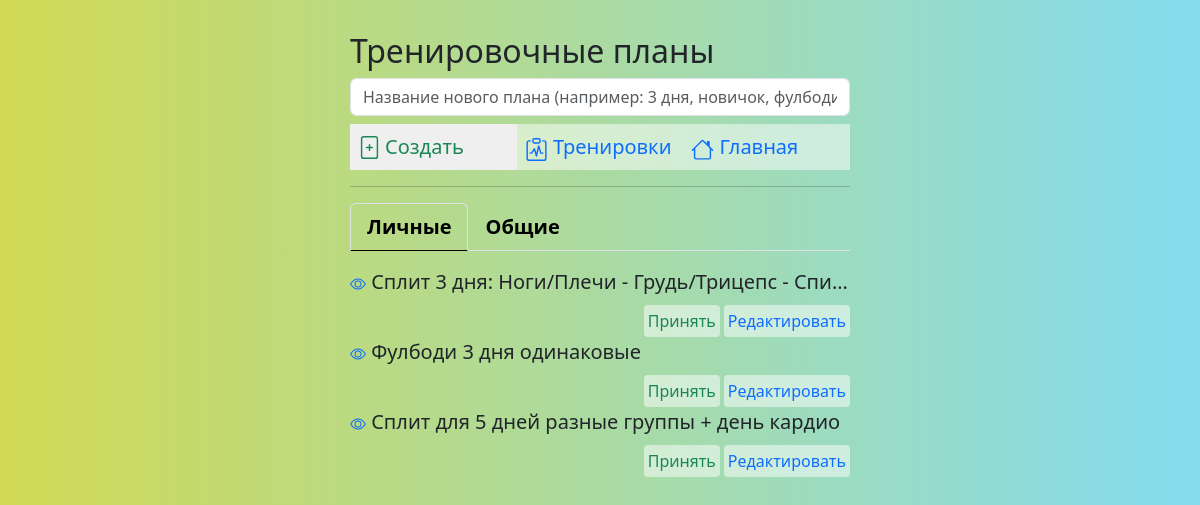
The app's page /plans_all (signed in) with its own data.
### _models.py (models this page shows, shortened)
class User(db.Model, UserMixin):
    __tablename__ = 'users'
    id = db.Column(db.Integer, primary_key=True)
    name = db.Column(db.String(80), nullable=False, unique=True)
    password = db.Column(db.String(80), nullable=False)
    role = db.Column(db.String(80), nullable=False, default='user')
    email = db.Column(db.String(80), unique=True, nullable=False)
    language = db.Column(db.String(20), default='EN')
    preferences = db.Column(db.Text, default=[])
    date_registration = Column(db.DateTime)
    date_last_activity = Column(db.DateTime)
    trainings = relationship('UserTraining', back_populates='user')

class Plan(db.Model):
    __tablename__ = 'plans'
    id = db.Column(db.Integer, primary_key=True)
    name = db.Column(db.String, default='New Plan')
    local_names = db.Column(db.Text)
    owner = db.Column(db.String, default='Admin')
    img = db.Column(db.Text)
    trainings = relationship('Training', secondary='plan_trainings', back_populates='plans')

### main.py (the view)
@app.route('/plans_all', methods=['POST', 'GET'])
@login_required
def plans_all():
    languages = config.LANGUAGES
    conditions = or_(Plan.owner == current_user.name, Plan.owner == 'admin')
    plans = Plan.query.filter(conditions).all()
    plan_ids = [plan.id for plan in plans]
    plan_trainings = Plan_Trainings.query.filter(Plan_Trainings.plan_id.in_(plan_ids)).all()
    trainings_ids = [plan_training.training_id for plan_training in plan_trainings]
    trains = Training.query.filter(Training.training_id.in_(trainings_ids)).all()
    trainings_in_plan = {}  # {plan: [trains], ...}
    plans_local_names = {} # {plan: local_name}
    json_trainings_in_plan = []
    for plan in plans:
        plans_local_names[plan] = json.loads(plan.local_names) if plan.local_names is not None else {lang: '' for lang in languages}
        trainings_in_plan[plan] = []
        for plan_train in plan_trainings:
            for train in trains:
                if train.training_id == plan_train.training_id and plan_train.plan_id == plan.id:
                    train_time = 0
                    ex_loc_names_user_lang = []
                    for exercise in train.exercises:
                        te = TrainingExercise.query.filter_by(training_id=train.training_id, exercise_id=exercise.exercise_id).first()
                        train_time += te.sets * exercise.time_per_set
                        ex_loc_names = json.loads(exercise.localized_name)
                        ex_loc_name = ex_loc_names[current_user.language]
                        ex_loc_names_user_lang.append(ex_loc_name)
                    train_local_names = json.loads(train.local_names) if train.local_names is not None else {current_user.language: train.name}
                    train_local_name = train_local_names[current_user.language]
                    trainings_in_plan[plan].append([train_local_name, train_time, ex_loc_names_user_lang])
    for plan in plans:
        json_trainings_in_plan.append((plan.id, plan.name, plan.owner, plan.local_names, trainings_in_plan[plan]))
    return render_template('plans_all.html', trainings_in_plan=trainings_in_plan, plans_local_names=plans_local_names)

### _logic.py (called while the page is built)
def load_localization_dict():
    phrases = Localization.query.all()
    phrases_list = {}
    for phrase in phrases:
        translations_dict = json.loads(phrase.translations)
        phrases_list[phrase.key] = translations_dict
    return phrases_list

### main.py (called while the page is built)
@login_manager.user_loader
def load_user(user_id):
    return User.query.get(int(user_id))

@app.context_processor
def inject_local_dict():
    local_dict = load_localization_dict()
    return {'local_dict': local_dict}

### templates/plans_all.html (shortened to what this page needs)
{% extends 'base.html' %}
{% block body %}
<div class="account-block pt-3">
    <div class="mt-3">
        <h2>
            {{local_dict['Training plans'][current_user.language]}}
        </h2>
    </div>
        <form action="/plan_new/0" method="post">
            <div class=" mb-2">
                <input type="text" name="plan_name" id="plan_name" class="form-control" placeholder="{{local_dict['new plan placeholder'][current_user.language]}}" required>
            </div>
            <div class="mb-2 d-flex">
                <div class="account-item fs-5 flex-grow-1 m-0 p-0 text-truncate">
                    <button type="submit" class="submit-no-border text-success d-flex str-link p-2">
                        {{local_dict['Create'][current_user.language]}}
                    </button>
                </div>
                <div class="account-item fs-5 m-0 p-0 text-truncate">
                     <a href="/new_train" class="str-link link-underline link-underline-opacity-0 p-2">
                         {{local_dict['Workouts'][current_user.language]}}
                     </a>
                </div>
                <div class="account-item fs-5 m-0 p-0 text-truncate">
                     <a href="/" class="str-link link-underline link-underline-opacity-0 p-2">
                         {{local_dict['Main'][current_user.language]}}
                     </a>
                </div>
            </div>
        </form>
        <hr>
        <ul class="nav nav-tabs mb-3 fs-5 fw-semibold" id="pills-tab" role="tablist">
                <li class="nav-item" role="presentation">
                    <button class="nav-link active" id="user_plans_tab" data-bs-toggle="pill" data-bs-target="#user_plans" type="button" role="tab" aria-controls="user_plans" aria-selected="true">
                        {{local_dict['Personal'][current_user.language]}}
                    </button>
                </li>
                <li class="nav-item" role="presentation">
                    <button class="nav-link" id="common_tab_tab" data-bs-toggle="pill" data-bs-target="#common_plans" type="button" role="tab" aria-controls="common_plans" aria-selected="false">
                        {{local_dict['General'][current_user.language]}}
                    </button>
                </li>
        </ul>
        <div class="tab-content" id="tabContent">
            <div class="tab-pane fade show active" id="user_plans" role="tabpanel" aria-labelledby="user_plans_tab" tabindex="0">
                {% for plan, trains in trainings_in_plan.items() %}
                {% if plan.owner == current_user.name %}
                    <div class="row">
                            <div class="fs-5  mb-2 text-truncate">
                                <a class="link-underline link-underline-opacity-0" data-bs-toggle="collapse" href="#collapse_user_plan{{plan.id}}" role="button" aria-expanded="false" aria-controls="collapse_user_plan{{plan.id}}">
                                    <span class="text-dark">{{plan.name}}</span>
                                </a>
                            </div>
                            <div class="d-flex justify-content-end">
                                <div class="mx-1">
                                    <a href="/assign_training/{{plan.id}}" class="btn-personal str-link p-1 rounded-1 link-underline link-underline-opacity-0 text-success">
                                        {{local_dict['Accept'][current_user.language]}}
                                    </a>
                                </div>
                                <div class="mx-0">
                                    {% if plan.owner == current_user.name %}
                                        <a href="/plan_new/{{plan.id}}" class="btn-personal str-link p-1 rounded-1 link-underline link-underline-opacity-0 text-primary">
                                            {{local_dict['Edit'][current_user.language]}}
                                        </a>
                                    {% endif %}
                                </div>
                            </div>
                    </div>
                {% endif %}
                {% endfor %}
            </div>
        </div>
</div>
{% endblock %}

### static/css/main.css (style rules this page uses)
body { background-image: linear-gradient(90deg, rgba(2,0,36,1) 0%, rgba(209,217,83,1) 0%, rgba(134,220,237,1) 98%); background-size: cover; background-repeat: no-repeat; background-attachment: fixed; }
.nav-link.active { background-color: rgba(0, 0, 0, 0.2); }
.str-link { display: inline-block; width: 100%; height: 100%; }
.nav-tabs .nav-item .nav-link { color: black; }
.nav-tabs .nav-item .nav-link.active { background-color: rgba(255,255,240, 0); border-bottom: solid black; border-width: 1px; }
.account-block { position: absolute; top: 0; left: 0; width:100%; max-width: 500px; left: 50%; transform: translateX(-50%); }
.account-item { width: 100%; background-color: rgba(255,255,255, 0.5); margin: 3px; padding: 7px; border: none; }
.btn-personal { background-color: rgba(255,255,255, 0.5); border: none; }
.submit-no-border { border: none; }

### records on screen
User: language "Тренировочные планы", plan_name "Название нового плана (например: 3 дня, новичок, фулбоди)", language "Создать", language "Тренировки", language "Главная", language "Личные", language "Общие", language "Принять", language "Редактировать"
Plan: name "Сплит 3 дня: Ноги/Плечи - Грудь/Трицепс - Спи…"
Plan: name "Фулбоди 3 дня одинаковые"
Plan: name "Сплит для 5 дней разные группы + день кардио"
